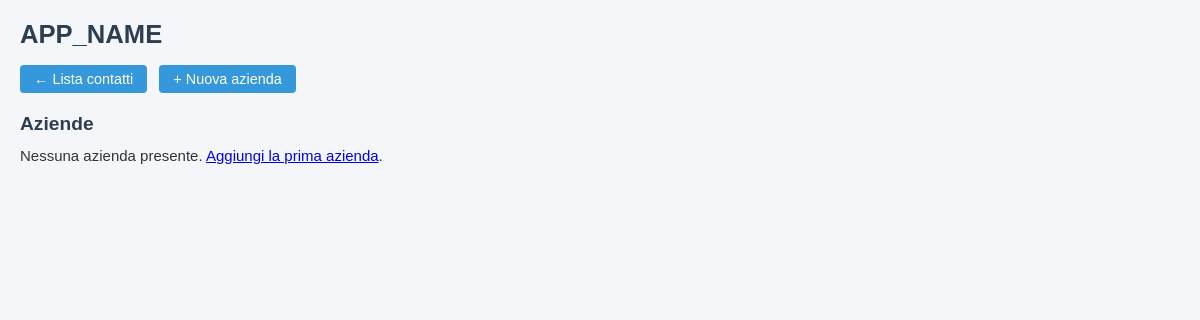
The app's page /aziende.php, older data.
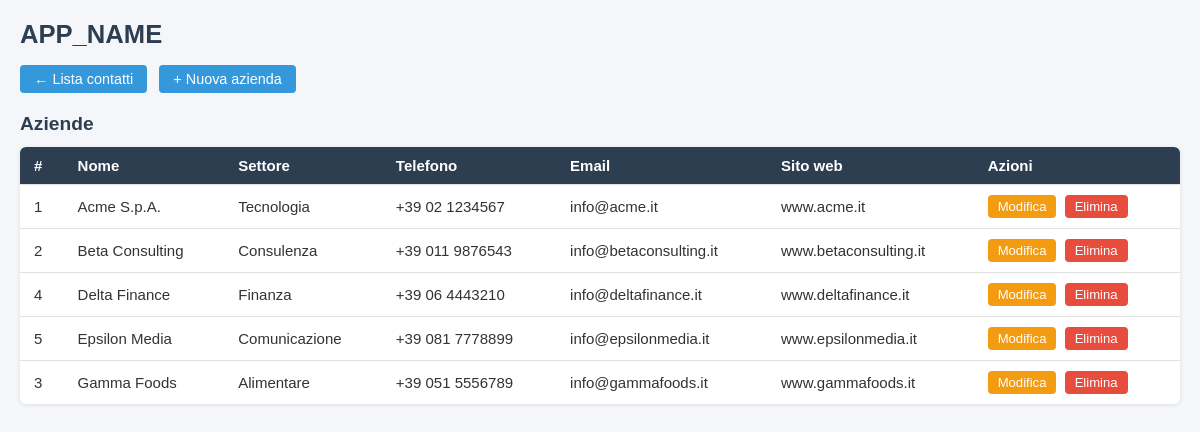
The same page, newer data.
### tables this page shows
CREATE TABLE IF NOT EXISTS `aziende` (
  `id`          INT(11)      NOT NULL AUTO_INCREMENT,
  `nome`        VARCHAR(255) NOT NULL,
  `settore`     VARCHAR(100) DEFAULT NULL,
  `indirizzo`   VARCHAR(255) DEFAULT NULL,
  `telefono`    VARCHAR(30)  DEFAULT NULL,
  `email`       VARCHAR(100) DEFAULT NULL,
  `sito_web`    VARCHAR(255) DEFAULT NULL,
  `created_at`  TIMESTAMP    NOT NULL DEFAULT CURRENT_TIMESTAMP,
  `updated_at`  TIMESTAMP    NOT NULL DEFAULT CURRENT_TIMESTAMP ON UPDATE CURRENT_TIMESTAMP,
  PRIMARY KEY (`id`)
);

### db.php (called while the page is built, shortened)
<?php
function get_db(): PDO
{
    static $pdo = null;
    if ($pdo === null) {
        $dsn = sprintf(
            'mysql:host=%s;dbname=%s;charset=%s',
            DB_HOST,
            DB_NAME,
            DB_CHARSET
        );
        $options = [
            PDO::ATTR_ERRMODE            => PDO::ERRMODE_EXCEPTION,
            PDO::ATTR_DEFAULT_FETCH_MODE => PDO::FETCH_ASSOC,
            PDO::ATTR_EMULATE_PREPARES   => false,
        ];
        $pdo = new PDO($dsn, DB_USER, DB_PASS, $options);
    }
    return $pdo;
}

### aziende.php (the view, shortened to what this page needs)
<?php
require_once __DIR__ . '/db.php';
try {
    $aziende = get_db()->query('SELECT * FROM aziende ORDER BY nome')->fetchAll();
} catch (PDOException $e) {
    $aziende = [];
    $message = 'Impossibile connettersi al database: ' . htmlspecialchars($e->getMessage());
    $messageType = 'error';
}
?>
<!DOCTYPE html>
<html lang="it">
<head>
    <link rel="stylesheet" href="style.css">
</head>
<body>
    <h1><?= APP_NAME ?></h1>
    <nav>
        <a href="index.php">← Lista contatti</a>
        <a href="create_azienda.php">+ Nuova azienda</a>
    </nav>
    <h2>Aziende</h2>
    <?php if (empty($aziende)): ?>
        <p>Nessuna azienda presente. <a href="create_azienda.php">Aggiungi la prima azienda</a>.</p>
    <?php else: ?>
        <table>
            <thead>
                <tr>
                    <th>#</th>
                    <th>Nome</th>
                    <th>Settore</th>
                    <th>Telefono</th>
                    <th>Email</th>
                    <th>Sito web</th>
                    <th>Azioni</th>
                </tr>
            </thead>
            <tbody>
                <?php foreach ($aziende as $az): ?>
                <tr>
                    <td><?= $az['id'] ?></td>
                    <td><?= htmlspecialchars($az['nome']) ?></td>
                    <td><?= htmlspecialchars($az['settore'] ?? '') ?></td>
                    <td><?= htmlspecialchars($az['telefono'] ?? '') ?></td>
                    <td><?= htmlspecialchars($az['email'] ?? '') ?></td>
                    <td><?= htmlspecialchars($az['sito_web'] ?? '') ?></td>
                    <td class="actions">
                        <a href="edit_azienda.php?id=<?= $az['id'] ?>" class="btn-edit">Modifica</a>
                        <a href="delete_azienda.php?id=<?= $az['id'] ?>" class="btn-delete"
                           onclick="return confirm('Eliminare l\'azienda?')">Elimina</a>
                    </td>
                </tr>
                <?php endforeach; ?>
            </tbody>
        </table>
    <?php endif; ?>
</body>
</html>

### style.css (style rules this page uses)
*, *::before, *::after { box-sizing: border-box; margin: 0; padding: 0; }
body { font-family: Arial, Helvetica, sans-serif; font-size: 15px; background: #f4f6f9; color: #333; padding: 20px; }
h1 { font-size: 1.6rem; margin-bottom: 16px; color: #2c3e50; }
h2 { font-size: 1.2rem; margin-bottom: 12px; color: #2c3e50; }
nav { margin-bottom: 20px; }
nav a { display: inline-block; margin-right: 8px; padding: 6px 14px; background: #3498db; color: #fff; border-radius: 4px; text-decoration: none; font-size: 0.9rem; }
table { width: 100%; border-collapse: collapse; background: #fff; border-radius: 6px; overflow: hidden; box-shadow: 0 1px 4px rgba(0,0,0,.1); }
th, td { padding: 10px 14px; text-align: left; border-bottom: 1px solid #e0e0e0; }
th { background: #2c3e50; color: #fff; font-weight: 600; }
tr:last-child td { border-bottom: none; }
.actions a { display: inline-block; padding: 4px 10px; border-radius: 4px; text-decoration: none; font-size: 0.82rem; margin-right: 4px; }
.btn-edit { background: #f39c12; color: #fff; }
.btn-delete { background: #e74c3c; color: #fff; border: none; cursor: pointer; font-size: 0.82rem; border-radius: 4px; padding: 4px 10px; }

Row changes from the older to the newer data that the page shows:
added aziende: id "1", nome "Acme S.p.A.", settore "Tecnologia", telefono "+39 02 1234567", email "info@acme.it", sito_web "www.acme.it"
added aziende: id "2", nome "Beta Consulting", settore "Consulenza", telefono "+39 011 9876543", email "info@betaconsulting.it", sito_web "www.betaconsulting.it"
added aziende: id "4", nome "Delta Finance", settore "Finanza", telefono "+39 06 4443210", email "info@deltafinance.it", sito_web "www.deltafinance.it"
added aziende: id "5", nome "Epsilon Media", settore "Comunicazione", telefono "+39 081 7778899", email "info@epsilonmedia.it", sito_web "www.epsilonmedia.it"
added aziende: id "3", nome "Gamma Foods", settore "Alimentare", telefono "+39 051 5556789", email "info@gammafoods.it", sito_web "www.gammafoods.it"
Text that changed along with them:
text no longer shown: "Nessuna azienda presente. Aggiungi la prima azienda ."
text now shown: "# Nome Settore Telefono Email Sito web Azioni"
